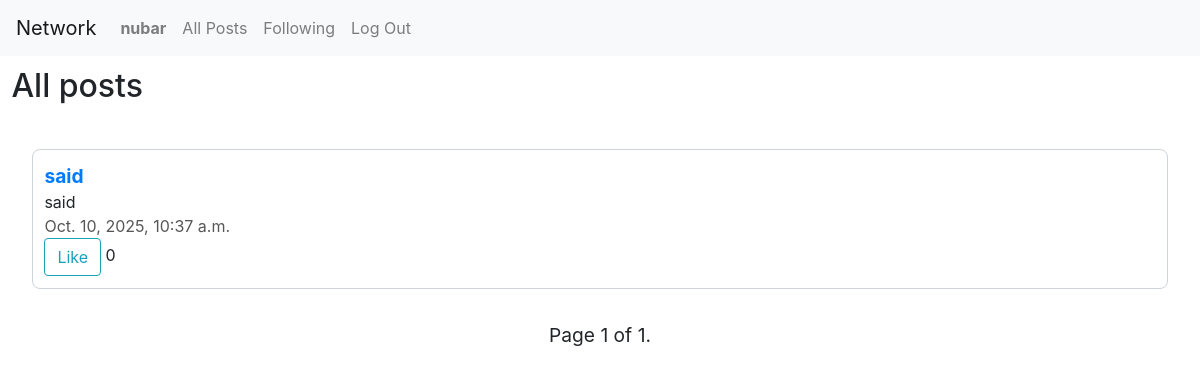
Page /following/ (signed in) on the committed database.
### network/models.py (models this page shows, shortened)
class User(AbstractUser):
    pass

class Post(models.Model):
    user=models.ForeignKey(User, on_delete=models.CASCADE, related_name="posts")
    content= models.CharField(max_length=500)
    timestamp= models.DateTimeField(auto_now_add=True)
    likes=models.ManyToManyField(User,blank=True,related_name="likes")

### network/views.py (the view)
# urls.py: path("following/", views.following, name="following"),
@login_required
def following(request):
    following_users = [f.following for f in Follow.objects.filter(follower=request.user, followStatus=True)]
    posts_list = Post.objects.filter(user__in=following_users).order_by("-timestamp")
    paginator = Paginator(posts_list, 10)
    page_number = request.GET.get("page")
    posts = paginator.get_page(page_number)
    return render(request, "network/following.html", {
        "posts": posts
    })

### network/templates/network/following.html (shortened to what this page needs)
{% extends "network/layout.html" %}
{% block body %}
   <h2> All posts</h2>
    {% for post in posts %}
           <div class="posts" data-post-id="{{post.id}}">
        <div class="detail-post" >
            <div><a  href="{% url 'profile' post.user.username %}" class="userpost">{{post.user.username}}</a></div>
            <div class="post-content"> {{post.content}}</div>
            <div class="timestamp"> {{post.timestamp}}</div>
            <button class="like btn btn-outline-info">
                    {% if user in post.likes.all %}
                        Unlike
                    {% else %}
                        Like
                    {% endif %}
            </button>
            <span class="like-count">{{post.likes.count}}</span>
        </div>
    </div>
{% empty %}
    <p>You are not following anyone yet.</p>
{% endfor %}
  <div class="pagination">
        <span class="step-links">
        <span class="current">
            Page {{ posts.number }} of {{ posts.paginator.num_pages }}.
        </span>
    </span>
</div>
{% endblock %}

### network/templates/network/layout.html (shortened to what this page needs)
{% load static %}
<!DOCTYPE html>
<html lang="en">
    <head>
        <link rel="stylesheet" href="https://stackpath.bootstrapcdn.com/bootstrap/4.4.1/css/bootstrap.min.css">
        <link href="{% static 'network/styles.css' %}" rel="stylesheet">
    </head>
    <body>
        <nav class="navbar navbar-expand-lg navbar-light bg-light">
            <a class="navbar-brand" href="{% url 'index' %}">Network</a>
            <div>
              <ul class="navbar-nav mr-auto">
                {% if user.is_authenticated %}
                    <li class="nav-item">
                        <a class="nav-link"  href="{% url 'profile' user.username %}" id="user-username"><strong>{{ user.username }}</strong></a>
                    </li>
                {% endif %}
                <li class="nav-item">
                  <a class="nav-link" href="{% url 'index' %}">All Posts</a>
                </li>
                {% if user.is_authenticated %}
                    <li class="nav-item">
                        <a class="nav-link" href="{% url 'following'  %}">Following</a>
                    </li>
                    <li class="nav-item">
                        <a class="nav-link" href="{% url 'logout' %}">Log Out</a>
                    </li>
                {% endif %}
              </ul>
            </div>
          </nav>
        <div class="body">
            {% block body %}
            {% endblock %}
        </div>
    </body>
</html>

### network/static/network/styles.css (style rules this page uses)
.create-post, .posts { border: 1px solid #ced4da; border-radius: 0.5rem; margin: clamp(1rem, 3vw, 2rem) }
.posts { display: block; }
h2,.new-post, form, .detail-post { padding: 0.95vw; }
.new-post, .userpost { font-weight: 700; font-size: larger; }
.timestamp { color: #575757; }
.pagination { display: flex; justify-content: center; margin-bottom: 2rem; font-size: larger; }
li { list-style-type: none; }

### rows in the picture
User: username "nubar"
Post: user.username "said", content "said", timestamp "Oct. 10, 2025, 10:37 a.m.", shows "Like", likes.count "0"

### other values in the picture
{{ posts.number }} "1"
{{ posts.paginator.num_pages }} "1"
